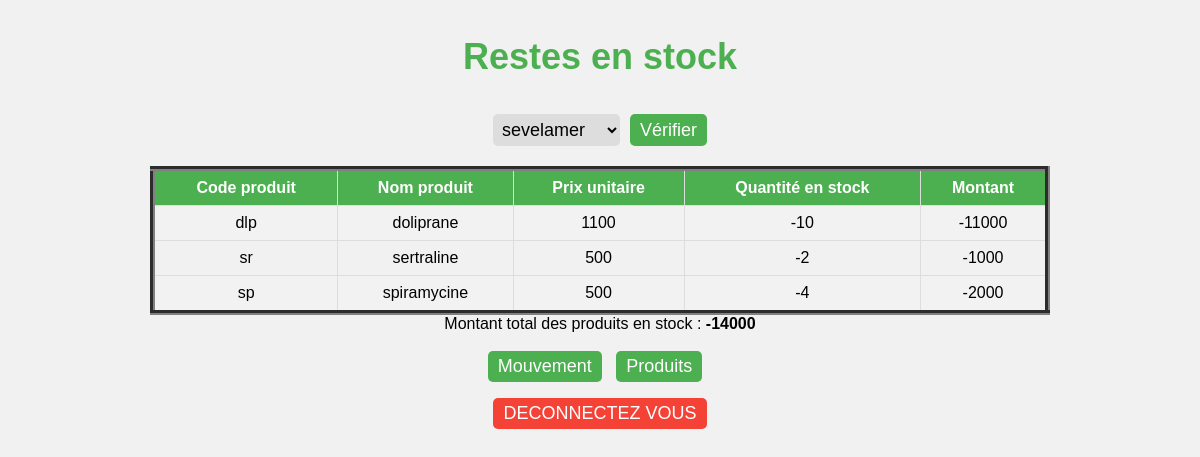
The page /requetes.php on the database its author committed.
### tables this page shows
CREATE TABLE IF NOT EXISTS `produit` (
  `codeprod` varchar(10) NOT NULL,
  `nomprod` varchar(100) NOT NULL,
  `prix` int(11) NOT NULL,
  PRIMARY KEY (`codeprod`)
);

### requetes.php (the view, shortened to what this page needs)
<?php
$servername = "localhost";
$username = "root";
$password = "";
$dbname = "stockges";
$conn = mysqli_connect($servername, $username, $password, $dbname);
?>
<!DOCTYPE html>
<html>
<head>
	<link rel="stylesheet" type="text/css" href="requet.css">
</head>
<body>
	<h3 align="center">Restes en stock</h3>
	<div align="center">
	<form action="<?php echo htmlspecialchars($_SERVER["PHP_SELF"]) ?>" method="POST"  >
	<select name="nom" id="nom"  >
         <option  value="sevelamer">sevelamer</option>
     </select>
     <input type="submit" name="submit" value="Vérifier">
	</form>
<?php
$exe4=mysqli_query($conn,"select codeprod,nomprod,prix,sum(qte) as stock,sum(qte)*prix as montant from vue1  group by nomprod");
if($exe4){
   print'<div style="overflow-x:auto;">';
	print'<table border="5" id="tbfich">';
print'<tr><th>Code produit</th><th>Nom produit</th><th>Prix unitaire</th><th>Quantité en stock</th><th>Montant</th></tr>';
	while($row = mysqli_fetch_assoc($exe4)){
	$codep=$row['codeprod'];
	$nomp=$row['nomprod'];
	$prix=$row['prix'];
	$stock=$row['stock'];
	$montant=$row['montant'];
	print'<tr>';
	print'<td>';
	     echo $codep;
	print'</td>';
	print'<td>';
	     echo 	$nomp;
	print'</td>';
		print'<td>';
	     echo 	$prix;
	print'</td>';
	print'<td>';
	     echo 	$stock;
	print'</td>';
	print'<td>';
	     echo 	$montant;
	print'</td>';
	print'</tr>';
		}
	print'</table >';
print'</div>';
}
?>
<?php
$exe5=mysqli_query($conn,"select sum(prix*qte) as total from vue1");
	if($rst = mysqli_fetch_assoc($exe5)){
	$total=$rst['total'];
	echo  "Montant total des produits en stock :<b> $total</b><br><br>";
	}
?>
<button onclick="document.location = 'mouvement.php'" id="bt">Mouvement</button>
<button onclick="document.location = 'produits.php'" id="bt">Produits</button>
<p><a href="logout.php" class="btn">DECONNECTEZ VOUS</a></p>
	</div>
</body>
</html>

### css/requet.css (style rules this page uses)
body { font-family: Arial, sans-serif; background-color: #f1f1f1; }
h3 { color: #4CAF50; font-size: 36px; }
div { margin: 0 auto; max-width: 900px; }
form { display: flex; justify-content: center; margin-bottom: 20px; }
select { margin-right: 10px; font-size: 18px; padding: 5px; border-radius: 5px; border: none; background-color: #ddd; }
input[type="submit"] { font-size: 18px; padding: 5px 10px; border-radius: 5px; border: none; color: #fff; background-color: #4CAF50; cursor: pointer; }
table { border-collapse: collapse; width: 100%; }
th, td { text-align: center; padding: 8px; border: 1px solid #ddd; }
th { background-color: #4CAF50; color: #fff; }
tr:nth-child(even) { background-color: #f2f2f2; }
button { font-size: 18px; padding: 5px 10px; border-radius: 5px; border: none; color: #fff; cursor: pointer; }
#bt { margin-right: 10px; background-color: #4CAF50; }
.btn { display: inline-block; font-size: 18px; padding: 5px 10px; border-radius: 5px; border: none; background-color: #f44336; color: #fff; text-align: center; cursor: pointer; text-decoration: none; }

### rows shown on the page
produit: codeprod "dlp", nomprod "doliprane", prix "1100", stock "-10", montant "-11000"
produit: codeprod "sr", nomprod "sertraline", prix "500", stock "-2", montant "-1000"
produit: codeprod "sp", nomprod "spiramycine", prix "500", stock "-4", montant "-2000"

### other values the page prints
$total "-14000"
